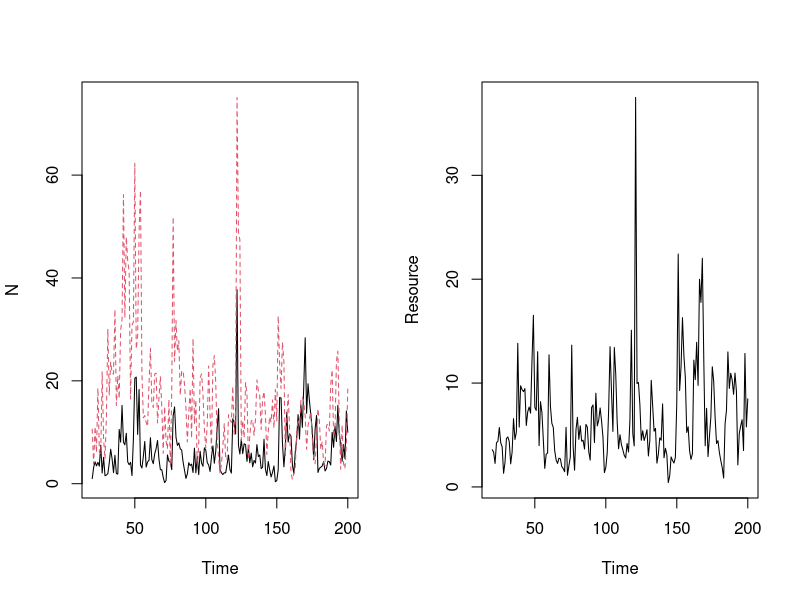

Here is the R script that generated this plot:
## Semi-discrete storage effect model of two species   ## 
## coexisting on one essential resource                ##

####
#### 3/19/2014
#### atredenn@gmail.com
####

##  MODEL DESCRIPTION
# species "split" themselves between a dormant, low-mortaility stage (D) and 
#   a higher mortality, high growth stage (N)
# The single resource is R
# There are two sources of variability: an environmental cue that drives the
#   storage effect, and resource variability

# clear the workspace
rm(list=ls())

####
#### Initial conditions and global variables ------------------------
####
maxTime <- 200 
burn.in <- maxTime/10
DNR <- c(D=c(1,1),N=c(1,1),R=100)
Rmu <- 2      #mean resource pulse (on log scale)
Rsd <- 1      #std dev of resource pulses (on log scale)
sigE <- 1     #environmental cue variability
rho <- 0      #environmental cue correlation between species

####
#### Load relevant libraries ----------------------------------------
####
library(deSolve)
library(mvtnorm)
library(ggplot2)
library(reshape2)
library(gridExtra)


####
#### Model function -------------------------------------------------
####
## Continuous model
updateDNR <- function(t, DNR, parms){
  with(as.list(c(DNR, parms)), {
    dD1dt = -(mD[1]*D1)
    dD2dt = -(mD[2]*D2)
    dN1dt = N1*(r[1]*exp(-k1[1]*exp(-k2[1]*R)) - mN[1])
    dN2dt = N2*(r[2]*exp(-k1[2]*exp(-k2[2]*R)) - mN[2])
    dRdt = -1* ((dN1dt + mN[1]*N1) + (dN2dt + mN[2]*N2))
    list(c(dD1dt, dD2dt, dN1dt, dN2dt, dRdt)) #output
  })
}

## Discrete model
gfun <- function(t, y, parms){
  with (as.list(y),{
    g1 <- gVec1[t]
    g2 <- gVec2[t]
    D1 <- D1 - (N1+D1)*g1 + N1
    D2 <- D2 - (N2+D2)*g2 + N2
    N1 <- 0+(N1+D1)*g1
    N2 <- 0+(N2+D2)*g2
    R <- R + Rvector[t]
    return(c(D1, D2, N1, N2, R))
  })
}


#TODO: try to implement event function and event data at the same time

####
#### Simulate model -----------------------------------------------------
####
simTime <- seq(1,maxTime,by=1)
parms <- list(
  r = c(5,5),          #max growth rate for genotype A and a
  k1 = c(20,20),       #right offset for growth rates 
  k2 = c(0.08,0.08),    #rates at which max is approached
  mN = c(0.5,0.5),      #live biomass loss (mortality) rates 
  mD = c(0.001, 0.001) #dormant biomass loss (mortality) rates
)

# Get "germination" fractions for each year
getG <- function(sigE, rho, nTime){
  varcov <- matrix(c(sigE, rho*sigE, rho*sigE, sigE), 2, 2)
  e <- rmvnorm(n = nTime, mean = c(0,0), sigma = varcov)
  g <- exp(e) / (1+exp(e))
  return(g)
}
gVec <- getG(sigE = sigE, rho = rho, nTime = maxTime)
gVec1 <- gVec[,1]
gVec2 <- gVec[,2]

# Set random resource fluctuations
Rvector <- rlnorm(maxTime,Rmu,Rsd)

# Run the model
output = as.data.frame(ode(y = DNR, times = simTime, func = updateDNR, parms = parms,
                           events = list(func = gfun, times=simTime)))

####
#### Make some plots ----------------------------------------------
####
par(mfrow=c(1,2))
matplot(output[burn.in:maxTime,1],output[burn.in:maxTime,2:3],xlab="Time",ylab="N",type="l")
plot(output[burn.in:maxTime,1],output[burn.in:maxTime,4],xlab="Time",ylab="Resource",type="l")
biomass_cv <- sd(rowSums(output[burn.in:maxTime,2:3])) / mean(rowSums(output[burn.in:maxTime,2:3]))
resource_cv <- sd(output[burn.in:maxTime,4])/mean(output[burn.in:maxTime,4])
buffer <- biomass_cv/resource_cv
buffer
